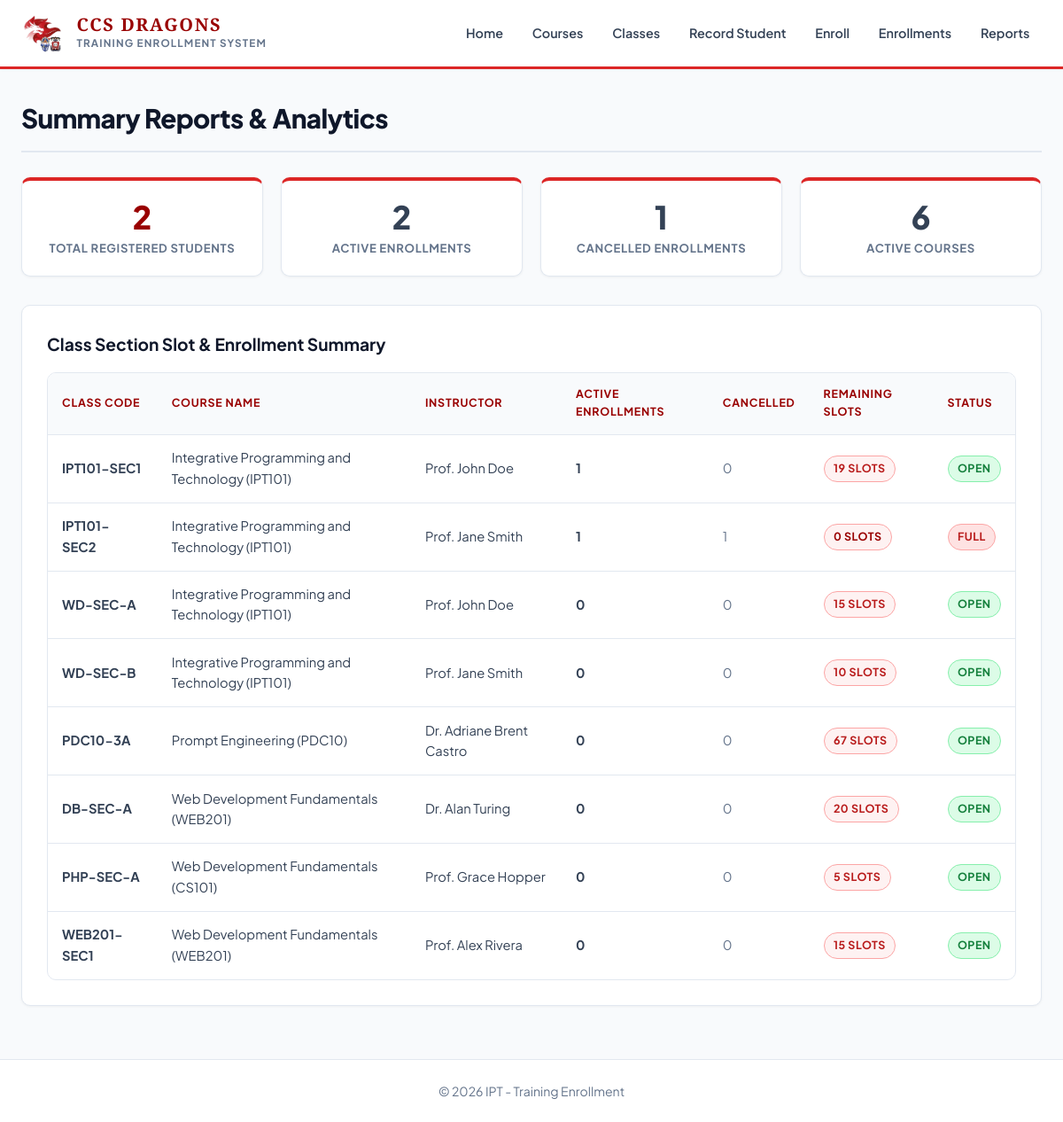
Page /admin/reports.php on the committed database.
### tables this page shows
CREATE TABLE `classes` (
  `class_id` int(11) NOT NULL,
  `course_id` int(11) NOT NULL,
  `class_code` varchar(20) NOT NULL,
  `schedule` varchar(100) DEFAULT NULL,
  `instructor` varchar(100) DEFAULT NULL,
  `slots` int(11) NOT NULL DEFAULT 0
);

CREATE TABLE `courses` (
  `course_id` int(11) NOT NULL,
  `course_code` varchar(20) NOT NULL,
  `course_name` varchar(100) NOT NULL,
  `description` text DEFAULT NULL
);

### admin/reports.php (the view)
<?php
require_once __DIR__ . '/../config/db.php';
$totalStudents = $db->query("SELECT COUNT(*) FROM students")->fetchColumn();
$activeEnrollments = $db->query("SELECT COUNT(*) FROM enrollments WHERE status = 'active'")->fetchColumn();
$cancelledEnrollments = $db->query("SELECT COUNT(*) FROM enrollments WHERE status = 'cancelled'")->fetchColumn();
$totalCourses = $db->query("SELECT COUNT(*) FROM courses")->fetchColumn();
$classReportSql = "
    SELECT c.class_id, c.class_code, c.schedule, c.instructor, c.slots,
           co.course_code, co.course_name,
           COUNT(e.enrollment_id) as total_enrolled,
           SUM(CASE WHEN e.status = 'active' THEN 1 ELSE 0 END) as active_count,
           SUM(CASE WHEN e.status = 'cancelled' THEN 1 ELSE 0 END) as cancelled_count
    FROM classes c
    JOIN courses co ON c.course_id = co.course_id
    LEFT JOIN enrollments e ON c.class_id = e.class_id
    GROUP BY c.class_id
    ORDER BY co.course_name ASC, c.class_code ASC
";
$classReports = $db->query($classReportSql)->fetchAll();
require_once __DIR__ . '/../includes/header.php';
?>
<div class="page-header">
    <h1 class="page-title">Summary Reports & Analytics</h1>
</div>
<div class="grid-4" style="margin-bottom: 2rem;">
    <div class="stat-card">
        <div class="stat-number"><?php echo (int)$totalStudents; ?></div>
        <div class="stat-label">Total Registered Students</div>
    </div>
    <div class="stat-card">
        <div class="stat-number" style="color: var(--success);"><?php echo (int)$activeEnrollments; ?></div>
        <div class="stat-label">Active Enrollments</div>
    </div>
    <div class="stat-card">
        <div class="stat-number" style="color: var(--danger);"><?php echo (int)$cancelledEnrollments; ?></div>
        <div class="stat-label">Cancelled Enrollments</div>
    </div>
    <div class="stat-card">
        <div class="stat-number" style="color: var(--warning);"><?php echo (int)$totalCourses; ?></div>
        <div class="stat-label">Active Courses</div>
    </div>
</div>
<div class="card">
    <h2 class="card-title">Class Section Slot & Enrollment Summary</h2>
    <div class="table-container">
        <table class="table">
            <thead>
                <tr>
                    <th>Class Code</th>
                    <th>Course Name</th>
                    <th>Instructor</th>
                    <th>Active Enrollments</th>
                    <th>Cancelled</th>
                    <th>Remaining Slots</th>
                    <th>Status</th>
                </tr>
            </thead>
            <tbody>
                <?php if (empty($classReports)): ?>
                    <tr>
                        <td colspan="7" style="text-align: center; color: var(--text-muted);">No class data available.</td>
                    </tr>
                <?php else: ?>
                    <?php foreach ($classReports as $cr): ?>
                        <tr>
                            <td><strong><?php echo htmlspecialchars($cr['class_code']); ?></strong></td>
                            <td><?php echo htmlspecialchars($cr['course_name']); ?> (<?php echo htmlspecialchars($cr['course_code']); ?>)</td>
                            <td><?php echo htmlspecialchars($cr['instructor'] ?? 'TBA'); ?></td>
                            <td><strong style="color: var(--success);"><?php echo (int)$cr['active_count']; ?></strong></td>
                            <td><span style="color: var(--text-muted);"><?php echo (int)$cr['cancelled_count']; ?></span></td>
                            <td>
                                <span class="badge badge-slot <?php echo ($cr['slots'] <= 0) ? 'zero' : ''; ?>">
                                    <?php echo (int)$cr['slots']; ?> slots
                                </span>
                            </td>
                            <td>
                                <?php if ($cr['slots'] <= 0): ?>
                                    <span class="badge badge-cancelled">Full</span>
                                <?php else: ?>
                                    <span class="badge badge-active">Open</span>
                                <?php endif; ?>
                            </td>
                        </tr>
                    <?php endforeach; ?>
                <?php endif; ?>
            </tbody>
        </table>
    </div>
</div>
<?php require_once __DIR__ . '/../includes/footer.php'; ?>

### css/style.css (style rules this page uses)
:root { --primary-red: #dc2626; --primary-red-dark: #b91c1c; --primary-red-deep: #990000; --primary-red-light: #fef2f2; --primary-red-border: #fca5a5; --red-gradient: linear-gradient(135deg, #b91c1c 0%, #dc2626 100%); --gold-accent: #d97706; --gold-accent-light: #fffbeb; --bg-body: #f8fafc; --bg-card: #ffffff; --bg-card-alt: #f1f5f9; --bg-input: #ffffff; --border-color: #e2e8f0; --border-subtle: #cbd5e1; --text-heading: #0f172a; --text-body: #334155; --text-muted: #64748b; --text-white: #ffffff; --success-bg: #dcfce7; --success-text: #15803d; --success-border: #86efac; --danger-bg: #fee2e2; --danger-text: #b91c1c; --danger-border: #fca5a5; --radius-sm: 6px; --radius-md: 10px; --radius-lg: 16px; --shadow-sm: 0 1px 3px rgba(0, 0, 0, 0.05); --shadow-md: 0 4px 12px -2px rgba(0, 0, 0, 0.08), 0 2px 6px -1px rgba(0, 0, 0, 0.04); --shadow-lg: 0 10px 25px -5px rgba(0, 0, 0, 0.1), 0 8px 10px -6px rgba(0, 0, 0, 0.05); --shadow-red: 0 4px 15px rgba(220, 38, 38, 0.25); }
* { box-sizing: border-box; margin: 0; padding: 0; }
body { font-family: 'Plus Jakarta Sans', system-ui, -apple-system, sans-serif; background-color: var(--bg-body); color: var(--text-body); line-height: 1.6; display: flex; flex-direction: column; min-height: 100vh; }
.page-header { display: flex; justify-content: space-between; align-items: center; margin-bottom: 1.75rem; padding-bottom: 0.75rem; border-bottom: 2px solid var(--border-color); }
.page-title { font-size: 1.85rem; font-weight: 800; color: var(--text-heading); letter-spacing: -0.02em; position: relative; }
.card { background: var(--bg-card); border: 1px solid var(--border-color); border-radius: var(--radius-md); box-shadow: var(--shadow-sm); padding: 1.75rem; margin-bottom: 1.75rem; position: relative; overflow: hidden; transition: box-shadow 0.25s ease, border-color 0.25s ease, transform 0.25s ease; }
.card-title { font-size: 1.2rem; font-weight: 700; margin-bottom: 1rem; color: var(--text-heading); display: flex; align-items: center; gap: 0.5rem; }
.grid-4 { display: grid; grid-template-columns: repeat(4, 1fr); gap: 1.25rem; }
.stat-card { background: #ffffff; border: 1px solid var(--border-color); border-top: 4px solid var(--primary-red); border-radius: var(--radius-md); padding: 1.35rem 1.25rem; text-align: center; box-shadow: var(--shadow-sm); transition: transform 0.2s ease, box-shadow 0.2s ease; }
.stat-number { font-size: 2.25rem; font-weight: 800; color: var(--primary-red-deep); line-height: 1.1; margin-bottom: 0.25rem; }
.stat-label { color: var(--text-muted); font-size: 0.82rem; font-weight: 700; text-transform: uppercase; letter-spacing: 0.05em; }
.table-container { overflow-x: auto; border-radius: var(--radius-md); border: 1px solid var(--border-color); background: #ffffff; }
.table { width: 100%; border-collapse: collapse; text-align: left; font-size: 0.92rem; }
.table th, .table td { padding: 0.9rem 1rem; border-bottom: 1px solid var(--border-color); }
.table th { background-color: #f8fafc; font-weight: 700; color: var(--primary-red-deep); text-transform: uppercase; font-size: 0.78rem; letter-spacing: 0.06em; }
.table tbody tr:last-child td { border-bottom: none; }
.badge { display: inline-block; padding: 0.25rem 0.65rem; border-radius: 9999px; font-size: 0.78rem; font-weight: 700; text-transform: uppercase; letter-spacing: 0.04em; }
.badge-active { background: var(--success-bg); color: var(--success-text); border: 1px solid var(--success-border); }
.badge-cancelled { background: var(--danger-bg); color: var(--danger-text); border: 1px solid var(--danger-border); }
.badge-slot { background: var(--primary-red-light); color: var(--primary-red-dark); border: 1px solid var(--primary-red-border); }
.badge-slot.zero { background: #fef2f2; color: #990000; border-color: #fca5a5; }

### rows in the picture
classes: class_code "IPT101-SEC1", course.course_name "Integrative Programming and Technology", course.course_code "IPT101", instructor "Prof. John Doe", active_count "1", cancelled_count "0", slots "19", shows "OPEN"
classes: class_code "IPT101-SEC2", course.course_name "Integrative Programming and Technology", course.course_code "IPT101", instructor "Prof. Jane Smith", active_count "1", cancelled_count "1", slots "0", shows "FULL"
classes: class_code "WD-SEC-A", course.course_name "Integrative Programming and Technology", course.course_code "IPT101", instructor "Prof. John Doe", active_count "0", cancelled_count "0", slots "15", shows "OPEN"
classes: class_code "WD-SEC-B", course.course_name "Integrative Programming and Technology", course.course_code "IPT101", instructor "Prof. Jane Smith", active_count "0", cancelled_count "0", slots "10", shows "OPEN"
classes: class_code "PDC10-3A", course.course_name "Prompt Engineering", course.course_code "PDC10", instructor "Dr. Adriane Brent Castro", active_count "0", cancelled_count "0", slots "67", shows "OPEN"
classes: class_code "DB-SEC-A", course.course_name "Web Development Fundamentals", course.course_code "WEB201", instructor "Dr. Alan Turing", active_count "0", cancelled_count "0", slots "20", shows "OPEN"
classes: class_code "PHP-SEC-A", course.course_name "Web Development Fundamentals", course.course_code "CS101", instructor "Prof. Grace Hopper", active_count "0", cancelled_count "0", slots "5", shows "OPEN"
classes: class_code "WEB201-SEC1", course.course_name "Web Development Fundamentals", course.course_code "WEB201", instructor "Prof. Alex Rivera", active_count "0", cancelled_count "0", slots "15", shows "OPEN"

### other values in the picture
$totalStudents "2"
$activeEnrollments "2"
$cancelledEnrollments "1"
$totalCourses "6"
